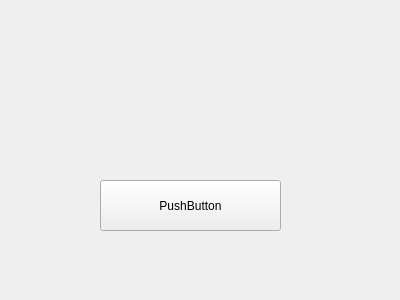
<?xml version="1.0" encoding="UTF-8"?>
<ui version="4.0">
 <class>dimensions</class>
 <widget class="QWidget" name="dimensions">
  <property name="geometry">
   <rect>
    <x>0</x>
    <y>0</y>
    <width>400</width>
    <height>300</height>
   </rect>
  </property>
  <property name="windowTitle">
   <string>Form</string>
  </property>
  <widget class="QPushButton" name="pushButton">
   <property name="geometry">
    <rect>
     <x>100</x>
     <y>180</y>
     <width>181</width>
     <height>51</height>
    </rect>
   </property>
   <property name="text">
    <string>PushButton</string>
   </property>
  </widget>
 </widget>
 <resources/>
 <connections/>
</ui>
